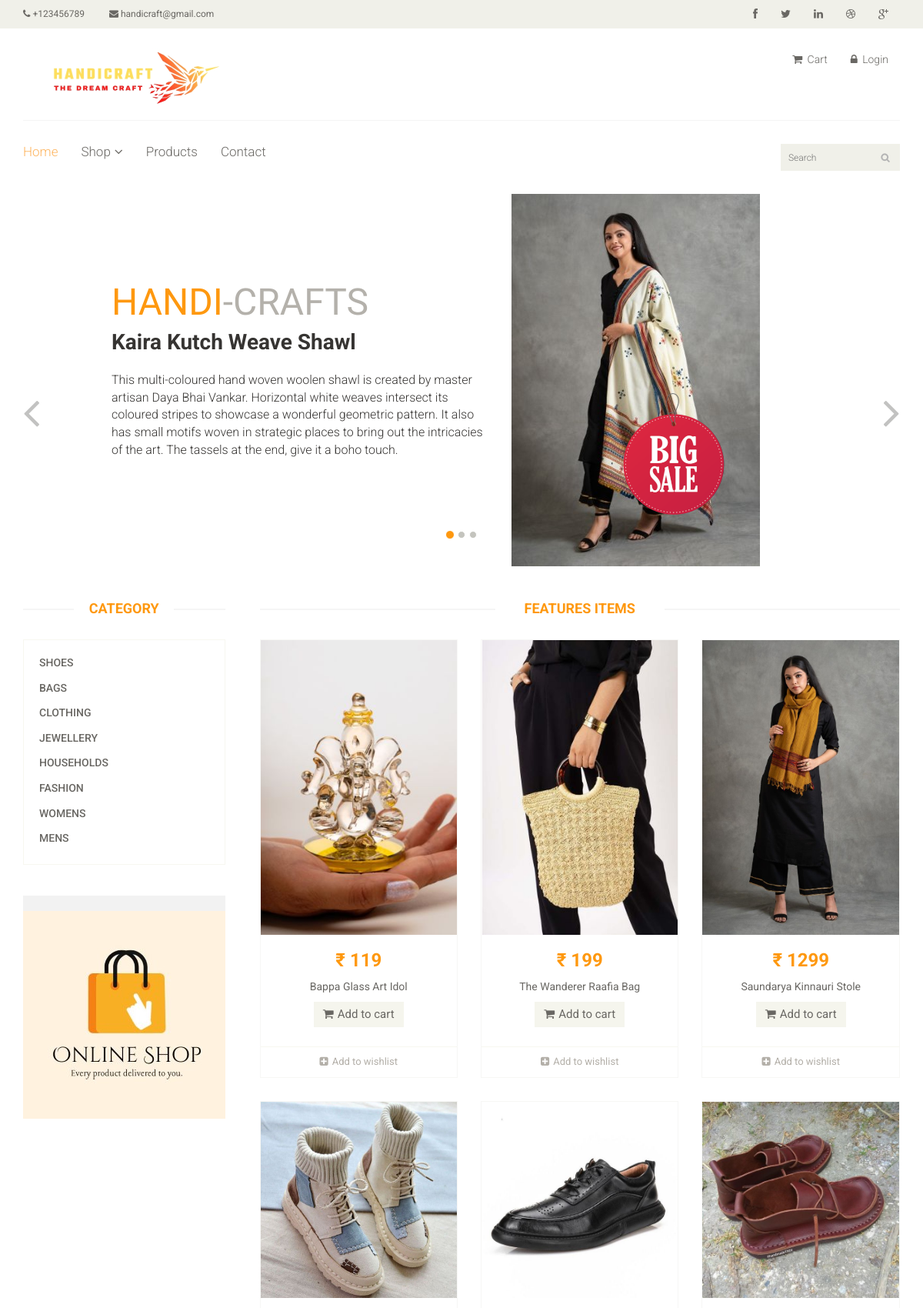
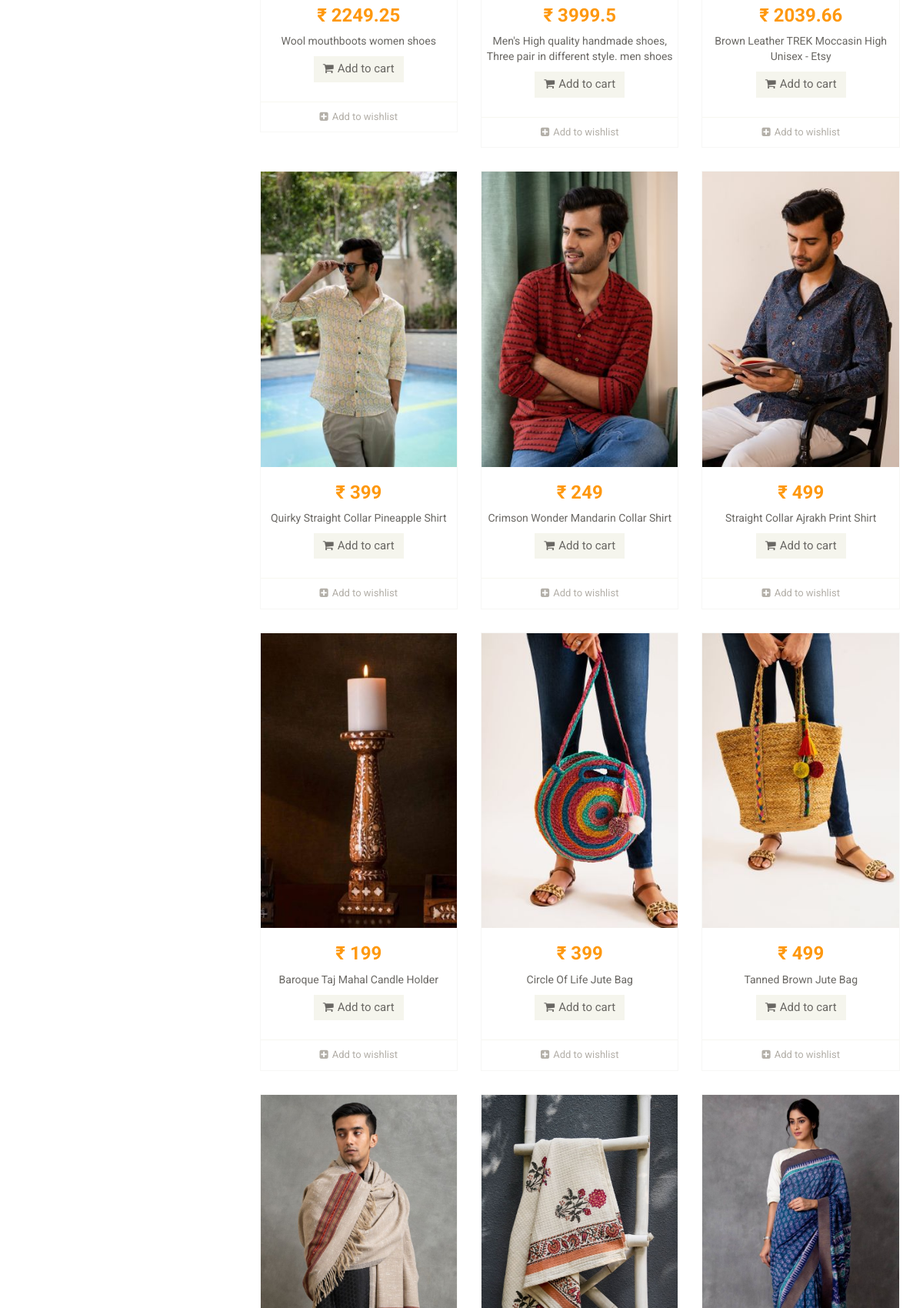
The page / (upper part) on the database its author committed (2 pictures, top to bottom).
### tables this page shows
CREATE TABLE `tblcategory` (
  `CATEGID` int(11) NOT NULL,
  `CATEGORIES` varchar(255) NOT NULL,
  `USERID` int(11) NOT NULL
);

CREATE TABLE `tblpromopro` (
  `PROMOID` int(11) NOT NULL,
  `PROID` int(11) NOT NULL,
  `PRODISCOUNT` double NOT NULL,
  `PRODISPRICE` double NOT NULL,
  `PROBANNER` tinyint(4) NOT NULL,
  `PRONEW` tinyint(4) NOT NULL
);

CREATE TABLE `tblproduct` (
  `PROID` int(11) NOT NULL,
  `PRODESC` varchar(255) DEFAULT NULL,
  `INGREDIENTS` varchar(255) NOT NULL,
  `PROQTY` int(11) DEFAULT NULL,
  `ORIGINALPRICE` double NOT NULL,
  `PROPRICE` double DEFAULT NULL,
  `CATEGID` int(11) DEFAULT NULL,
  `IMAGES` varchar(255) DEFAULT NULL,
  `PROSTATS` varchar(30) DEFAULT NULL,
  `OWNERNAME` varchar(90) NOT NULL,
  `OWNERPHONE` varchar(90) NOT NULL
);

### index.php (called while the page is built, shortened)
<?php
require_once("theme/templates.php");
?>

### include/database.php (called while the page is built, shortened)
<?php
class Database {
	var $sql_string = '';
	private $conn;
	public function open_connection() {
		$this->conn = mysqli_connect(server,user,pass);
		if(!$this->conn){
			echo "Problem in database connection! Contact administrator!";
			exit();
		}else{
			$db_select = mysqli_select_db($this->conn,database_name);
		}
	}
	function setQuery($sql='') {
		$this->sql_string=$sql;
	}
	function executeQuery() {
		$result = mysqli_query($this->conn,$this->sql_string);
		return $result;
	}
	private function confirm_query($result) {
		return $result;
	}
	function loadResultList( $key='' ) {
		$cur = $this->executeQuery();
		$array = array();
		while ($row = mysqli_fetch_object($cur)) {
			if ($key) {
				$array[$row->$key] = $row;
			} else {
				$array[] = $row;
			}
		}
		return $array;
	}
}
$mydb = new Database();
?>

### home.php (the view, shortened to what this page needs)
<section id="slider">
    <div class="container">
      <div class="row">
        <div class="col-sm-12">
          <div id="slider-carousel" class="carousel slide" data-ride="carousel">
            <ol class="carousel-indicators">
              <li data-target="#slider-carousel" data-slide-to="0" class="active"></li>
              <li data-target="#slider-carousel" data-slide-to="1"></li>
              <li data-target="#slider-carousel" data-slide-to="2"></li>
            </ol>
            <div class="carousel-inner">
              <div class="item active">
                <div class="col-sm-6">
                  <h1><span>HANDI</span>-CRAFTS</h1>
                  <h2>Kaira Kutch Weave Shawl</h2>
                  <p>This multi-coloured hand woven woolen shawl is created by master artisan Daya Bhai Vankar. Horizontal white weaves intersect its coloured stripes to showcase a wonderful geometric pattern. It also has small motifs woven in strategic places to bring out the intricacies of the art. The tassels at the end, give it a boho touch.</p>
                </div>
                <div class="col-sm-6">
                  <img src="images/home/girl01.jpg" class="girl img-responsive" alt="" />
                  <img src="images/home/bigsale.png"  class="pricing" alt="" />
                </div>
              </div>
            </div>
            <a href="#slider-carousel" class="left control-carousel hidden-xs" data-slide="prev">
              <i class="fa fa-angle-left"></i>
            </a>
            <a href="#slider-carousel" class="right control-carousel hidden-xs" data-slide="next">
              <i class="fa fa-angle-right"></i>
            </a>
          </div>
        </div>
      </div>
    </div>
  </section>
  <section>
    <div class="container">
      <div class="row">
        <div class="col-sm-3">
            <?php include 'sidebar.php'; ?>
        </div>
        <div class="col-sm-9 padding-right">
          <div class="features_items">
            <h2 class="title text-center">Features Items</h2>
            <?php
            $query = "SELECT * FROM `tblpromopro` pr , `tblproduct` p , `tblcategory` c
            WHERE pr.`PROID`=p.`PROID` AND  p.`CATEGID` = c.`CATEGID`  AND PROQTY>0 ";
            $mydb->setQuery($query);
            $cur = $mydb->loadResultList();
            foreach ($cur as $result) {
              ?>
               <form   method="POST" action="cart/controller.php?action=add">
            <div class="col-sm-4">
              <div class="product-image-wrapper">
                <div class="single-products">
                    <div class="productinfo text-center">
                      <img src="<?php  echo web_root.'admin/products/'. $result->IMAGES; ?>" alt="" />
                      <h2>&#8377 <?php  echo $result->PRODISPRICE; ?></h2>
                      <p><?php  echo    $result->PRODESC; ?></p>
                      <button type="submit" name="btnorder" class="btn btn-default add-to-cart"><i class="fa fa-shopping-cart"></i>Add to cart</button>
                    </div>
                    <div class="product-overlay">
                      <div class="overlay-content">
                      </div>
                    </div>
                </div>
                <div class="choose">
                  <ul class="nav nav-pills nav-justified">
                    <li>
                              <?php
                            if (isset($_SESSION['CUSID'])){
                              echo ' <a href="'.web_root. 'customer/controller.php?action=addwish&proid='.$result->PROID.'" title="Add to wishlist"><i class="fa fa-plus-square"></i>Add to wishlist</a></a>
                            ';
                             }else{
                               echo   '<a href="#" title="Add to wishlist" class="proid"  data-target="#smyModal" data-toggle="modal" data-id="'.  $result->PROID.'"><i class="fa fa-plus-square"></i>Add to wishlist</a></a>
                            ';
                            }
                            ?>
                    </li>
                  </ul>
                </div>
              </div>
            </div>
          </form>
       <?php  } ?>
          </div>
        </div>
      </div>
    </div>
  </section>

### theme/templates.php (shortened to what this page needs)
<!DOCTYPE html>
<html lang="en">
<head>
    <link href="css/bootstrap.min.css" rel="stylesheet">
    <link href="css/font-awesome.min.css" rel="stylesheet">
    <link href="css/prettyPhoto.css" rel="stylesheet">
    <link href="css/price-range.css" rel="stylesheet">
    <link href="css/animate.css" rel="stylesheet">
  <link href="css/main.css" rel="stylesheet">
  <link href="css/responsive.css" rel="stylesheet">
</head>
</head>
<body style="background-color:white" onload="totalprice()" >
  <header id="header">
    <div class="header_top">
      <div class="container">
        <div class="row">
          <div class="col-sm-6">
            <div class="contactinfo">
              <ul class="nav nav-pills">
                <li><a href="#"><i class="fa fa-phone"></i> +123456789</a></li>
                <li><a href="#"><i class="fa fa-envelope"></i> handicraft@gmail.com</a></li>
              </ul>
            </div>
          </div>
          <div class="col-sm-6">
            <div class="social-icons pull-right">
              <ul class="nav navbar-nav">
                <li><a href="#"><i class="fa fa-facebook"></i></a></li>
                <li><a href="#"><i class="fa fa-twitter"></i></a></li>
                <li><a href="#"><i class="fa fa-linkedin"></i></a></li>
                <li><a href="#"><i class="fa fa-dribbble"></i></a></li>
                <li><a href="#"><i class="fa fa-google-plus"></i></a></li>
              </ul>
            </div>
          </div>
        </div>
      </div>
    </div>
    <div class="header-middle">
      <div class="container">
        <div class="row">
          <div class="col-md-4 clearfix">
            <div class="logo pull-left">
              <a href="<?php echo web_root?>"><img src="images/home/logo1.png" alt="" /></a>
            </div>
          </div>
          <div class="col-md-8 clearfix">
            <div class="shop-menu clearfix pull-right">
              <ul class="nav navbar-nav">
                <li><a href="<?php echo web_root;?>index.php?q=cart"><i class="fa fa-shopping-cart"></i> Cart</a></li>
                <?php if (isset($_SESSION['CUSID'] )) { ?>
                  <li><a href="<?php echo web_root?>index.php?q=profile"><i class="fa fa-user"></i> Account</a></li>
                  <li><a   href="<?php echo web_root?>logout.php"><i class="fa fa-lock"></i> Logout</a></li>
                <?php }else{ ?>
                <li><a data-target="#smyModal" data-toggle="modal"  href=""><i class="fa fa-lock"></i> Login</a></li>
              <?php } ?>
              </ul>
            </div>
          </div>
        </div>
      </div>
    </div>
    <div class="header-bottom">
      <div class="container">
        <div class="row">
          <div class="col-sm-9">
            <div class="mainmenu pull-left">
              <ul class="nav navbar-nav collapse navbar-collapse">
                <li><a href="<?php echo web_root;?>" class="active">Home</a></li>
                <li class="dropdown"><a href="#">Shop<i class="fa fa-angle-down"></i></a>
                                </li>
                <li><a href="<?php web_root?>index.php?q=product">Products</a></li>
                <li><a href="<?php web_root?>index.php?q=contact">Contact</a></li>
              </ul>
            </div>
          </div>
          <div class="col-sm-3">
            <form action="<?php echo web_root?>index.php?q=product" method="POST" >
              <div class="search_box pull-right">
                <input type="text" name="search" placeholder="Search"/>
              </div>
            </form>
          </div>
        </div>
      </div>
    </div>
  </header>
          <?php
            require_once $content;
         ?>
</body>
</html>

### sidebar.php
<div class="left-sidebar">
          <h2>Category</h2>
          <div class="panel-group category-products" id="accordian">
               <?php
                    $mydb->setQuery("SELECT * FROM `tblcategory`");
                    $cur = $mydb->loadResultList();
                   foreach ($cur as $result) {
                    echo ' <div class="categ panel panel-default">
                          <div class="panel-heading">
                            <h4 class="panel-title"><a href="index.php?q=product&category='.$result->CATEGORIES.'" >'.$result->CATEGORIES.'</a></h4>
                          </div>
                        </div>';
                    }
                ?>
          </div>
          <div class="shipping text-center">
            <img src="images/home/shop.jpg" alt="" />
          </div>
        </div>

### rows shown on the page
tblcategory: CATEGORIES "SHOES"
tblcategory: CATEGORIES "BAGS"
tblcategory: CATEGORIES "CLOTHING"
tblcategory: CATEGORIES "JEWELLERY"
tblcategory: CATEGORIES "HOUSEHOLDS"
tblcategory: CATEGORIES "FASHION"
tblcategory: CATEGORIES "WOMENS"
tblcategory: CATEGORIES "MENS"
tblpromopro: PROID.IMAGES (picture), PRODISPRICE "119", PROID.PRODESC "Bappa Glass Art Idol"
tblpromopro: PROID.IMAGES (picture), PRODISPRICE "199", PROID.PRODESC "The Wanderer Raafia Bag"
tblpromopro: PROID.IMAGES (picture), PRODISPRICE "1299", PROID.PRODESC "Saundarya Kinnauri Stole"
tblpromopro: PROID.IMAGES (picture), PRODISPRICE "2249.25", PROID.PRODESC "Wool mouthboots women shoes"
tblpromopro: PROID.IMAGES (picture), PRODISPRICE "3999.5", PROID.PRODESC "Men's High quality handmade shoes, Three pair in different style. men shoes"
tblpromopro: PROID.IMAGES (picture), PRODISPRICE "2039.66", PROID.PRODESC "Brown Leather TREK Moccasin High Unisex - Etsy"
tblpromopro: PROID.IMAGES (picture), PRODISPRICE "399", PROID.PRODESC "Quirky Straight Collar Pineapple Shirt"
tblpromopro: PROID.IMAGES (picture), PRODISPRICE "249", PROID.PRODESC "Crimson Wonder Mandarin Collar Shirt"
tblpromopro: PROID.IMAGES (picture), PRODISPRICE "499", PROID.PRODESC "Straight Collar Ajrakh Print Shirt"
tblpromopro: PROID.IMAGES (picture), PRODISPRICE "199", PROID.PRODESC "Baroque Taj Mahal Candle Holder"
tblpromopro: PROID.IMAGES (picture), PRODISPRICE "399", PROID.PRODESC "Circle Of Life Jute Bag"
tblpromopro: PROID.IMAGES (picture), PRODISPRICE "499", PROID.PRODESC "Tanned Brown Jute Bag"
tblpromopro: PROID.IMAGES (picture)
tblpromopro: PROID.IMAGES (picture)
tblpromopro: PROID.IMAGES (picture)
